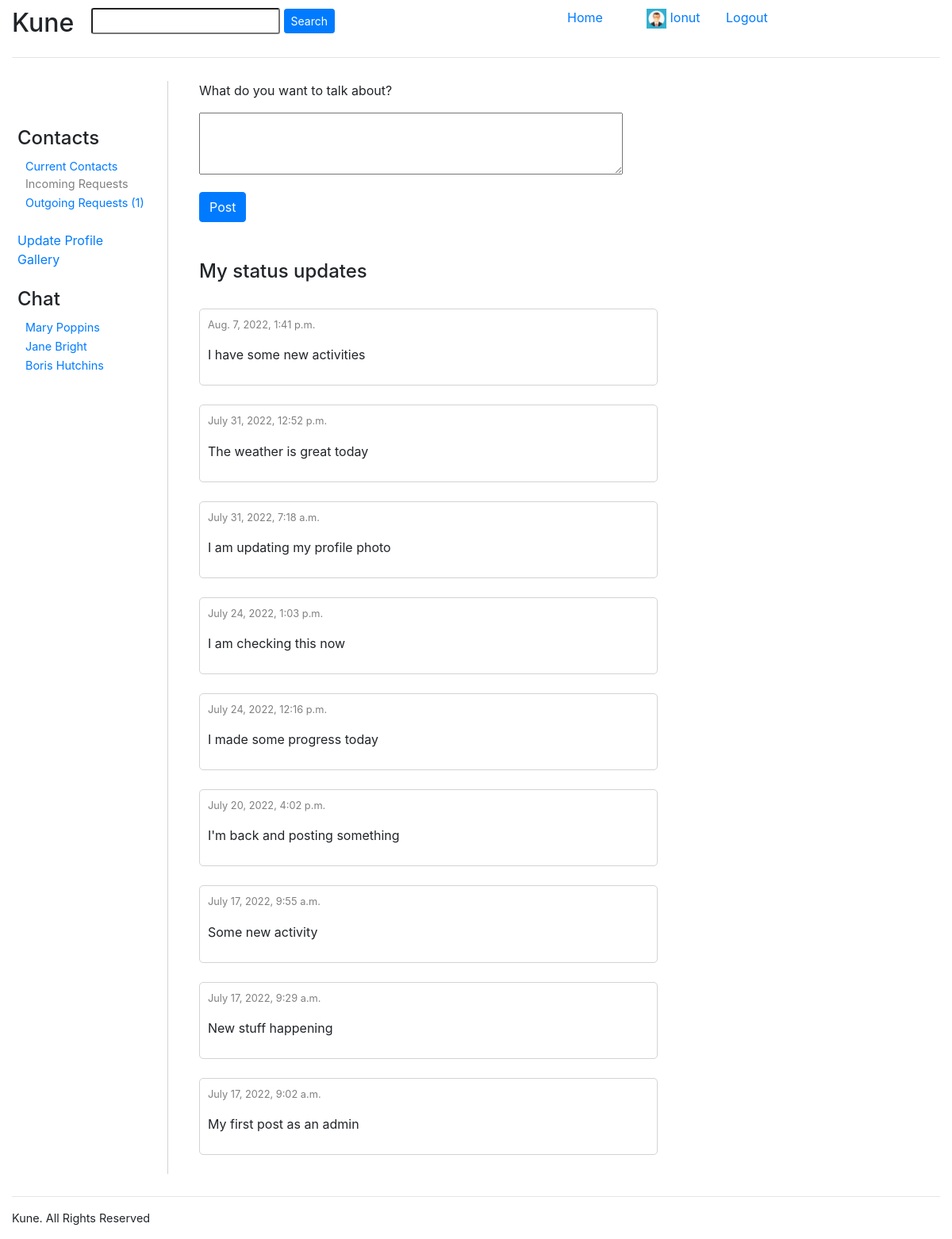
Screenshot of / (signed in) with the database file from the repository.
### users/models.py (models this page shows)
class AppUser(AbstractUser):
    country = models.CharField(max_length = 100, null = False, blank = False)
    about_user = models.TextField(null = True, blank = True)
    contacts = models.ManyToManyField("AppUser", blank = True)
    photo = models.ImageField(upload_to='profile/', default='default/default_profile.png')
    def get_photo(self):
        if self.photo:
            print('media/profile/' + str(self.photo))
            return settings.MEDIA_URL + str(self.photo)
        return settings.MEDIA_URL + self._meta.get_field('photo').get_default()

class StatusUpdate(models.Model):
    author = models.ForeignKey(settings.AUTH_USER_MODEL, related_name = "author", on_delete = models.CASCADE)
    posted_on = models.DateTimeField(auto_now_add = True)
    content = models.TextField(null = False, blank = False)

### users/views.py (the view)
# urls.py: path('', views.index, name = 'index'),
def index(request):
    if request.user.is_authenticated:
        status_update_form = StatusUpdateForm()
        status_update_history = StatusUpdate.objects.filter(author=request.user).order_by('-posted_on')
        status_update_list = []
        for element in status_update_history:
            status_update_list.append(element)
        context = get_user_context(request.user, request.user.id)
        return render(request, 'index.html', {'status_update_form': status_update_form,
                                              'status_update_list': status_update_list,
                                              'incoming_connections': context['incoming_connections'],
                                              'outgoing_connections': context['outgoing_connections'],
                                              'contacts': context['contacts_list']})
    else:
        return render(request, 'index.html')

### users/forms.py (shortened to what this page needs)
class StatusUpdateForm(forms.Form):
    author = 'Author'
    content = forms.CharField(required = True, label = '', widget=forms.Textarea(attrs={'name':'body', 'rows':3, 'cols':50}))
    class Meta:
        model = StatusUpdate
        fields = ['author', 'content']

### users/views.py (called while the page is built)
def get_user_context(user, userid):
    user_instance = AppUser.objects.get(id=userid)
    serializer = AppUserSerializer(user_instance)
    contacts = serializer.data['contacts']
    contacts_list = []
    for result in contacts:
        contact = AppUser.objects.get(id=result)
        contacts_list.append(contact)
    incoming_connections = ConnectionRequest.objects.filter(Q(sent_to=user) & Q(status='pending')).count()
    outgoing_connections = ConnectionRequest.objects.filter(Q(initiated_by=user) & Q(status='pending')).count()
    return {'incoming_connections': incoming_connections,
            'outgoing_connections': outgoing_connections,
            'contacts_list': contacts_list}

### users/templates/index.html (shortened to what this page needs)
{% extends "./base.html" %}
{% block content %}
    {% if user.is_authenticated %}
        <form id="status_update_form" method="post" action = "{% url 'status_update' %}" enctype="multipart/form-data">
            <p> What do you want to talk about?</p>
            {{ status_update_form.as_p }}
            <input class="btn btn-primary" type="submit" name="submit_status_update" value="Post" />
        </form>
        <br/><br/>
        <h4>My status updates</h4><br/>
        {% for status_update in status_update_list %}
            <div style="border:1px solid lightgray;border-radius:5px;padding:10px;width:75%;">
                <p style="color:gray;font-size:0.8em;">{{ status_update.posted_on }}</p>
                <p>{{ status_update.content }}</p>
            </div> <br/>
        {% endfor %}
    {% else %}
        <img src="../../media/background-1.jpeg" style="max-width:100%;">
    {% endif %}
{% endblock content%}

### users/templates/title.html
<div class="col-sm-1" id="top-brand-section" style="min-width: 100px">
    <h2 id="application_title">Kune</h2>
</div>
<div class="col-sm-4" id="top-search-section" style="min-width: 300px">
    {% if user.is_authenticated %}
    <form id="search_contacts" method="get" action = "{% url 'search' %}" enctype="text/plain"}>
        <input class="form-control-sm" type="search" name="search_text" style="vertical-align:middle;" />
        <input class="btn btn-primary btn-sm" type="submit" name="submit_search" value="Search" style="vertical-align:middle;"/>
    </form>
    {% endif %}
</div>
<div class="col-sm-2"></div>
<div class="col-sm-1" id="home">
    <a class="nav_link" href="/">Home&nbsp;</a>
</div>
<div class="col-sm-1" id="user">
    {% if user.is_authenticated %}
        <img src="{{ user.get_photo }}" alt="user profile photo" width="25" height="25">
        <a class="nav_link" href="../get_profile/{{user.id}}">{{ user.first_name }}</a>
    {% else %}
        <a class="nav_link" href="{% url 'register' %}">Register</a>
    {% endif %}
</div>
<div class="col-sm-1" id="login-logout">
    {% if user.is_authenticated %}
        <a class="nav_link" href="{% url 'logout' %}">Logout</a>
    {% else %}
        <a class="nav_link" href="{% url 'login' %}">Login</a>
    {% endif %}
</div>

### users/templates/left_section.html
{% if user.is_authenticated %}
    <br/><br/>
    <h4>Contacts</h4>
    <a href="{% url 'current_contacts' %}" style="padding:10px;font-size:0.9em">Current Contacts</a><br/>
    {% if incoming_connections > 0 %}
        <a href="{% url 'incoming_connection_requests' %}" style="padding:10px;font-size:0.9em">Incoming Requests ({{incoming_connections}})</a>
        <br/>
    {% else %}
        <p style="color:gray;margin:0;padding-left:10px;font-size:0.9em">Incoming Requests</p>
    {% endif %}
    {% if outgoing_connections > 0 %}
        <a href="{% url 'outgoing_connection_requests' %}" style="padding:10px;font-size:0.9em">Outgoing Requests ({{outgoing_connections}})</a>
    {% else %}
        <p style="color:gray;margin:0;padding-left:10px;font-size:0.9em">Outgoing Requests</p>
    {% endif %}
    <br/><br/>
    <a href="{% url 'update_profile' %}">Update Profile</a><br/>
    <a href="{% url 'gallery' %}">Gallery</a>
    <br/></br>
    <h4>Chat</h4>
    {% for contact in contacts %}
        {% if contact.id < user.id %}
            <a href="/chat/{{contact.id}}and{{user.id}}" style="padding:10px;font-size:0.9em;">{{ contact.first_name}} {{ contact.last_name }}</a><br/>
        {% else %}
            <a href="/chat/{{user.id}}and{{contact.id}}" style="padding:10px;font-size:0.9em;">{{ contact.first_name}} {{ contact.last_name }}</a><br/>
        {% endif %}
    {% endfor %}
{% else %}
    <br/><br/><br/><br/><br/><br/>
    <p style="text-align:right">What if there was a different wait to spend your time on social media?</p>
{% endif %}

### rows the page displays
AppUser: get_photo (picture), first_name "Ionut"
AppUser: first_name "Mary", last_name "Poppins"
AppUser: first_name "Jane", last_name "Bright"
AppUser: first_name "Boris", last_name "Hutchins"
StatusUpdate: posted_on "Aug. 7, 2022, 1:41 p.m.", content "I have some new activities"
StatusUpdate: posted_on "July 31, 2022, 12:52 p.m.", content "The weather is great today"
StatusUpdate: posted_on "July 31, 2022, 7:18 a.m.", content "I am updating my profile photo"
StatusUpdate: posted_on "July 24, 2022, 1:03 p.m.", content "I am checking this now"
StatusUpdate: posted_on "July 24, 2022, 12:16 p.m.", content "I made some progress today"
StatusUpdate: posted_on "July 20, 2022, 4:02 p.m.", content "I'm back and posting something"
StatusUpdate: posted_on "July 17, 2022, 9:55 a.m.", content "Some new activity"
StatusUpdate: posted_on "July 17, 2022, 9:29 a.m.", content "New stuff happening"
StatusUpdate: posted_on "July 17, 2022, 9:02 a.m.", content "My first post as an admin"

### other values shown
{{ outgoing_connections }} "1"
